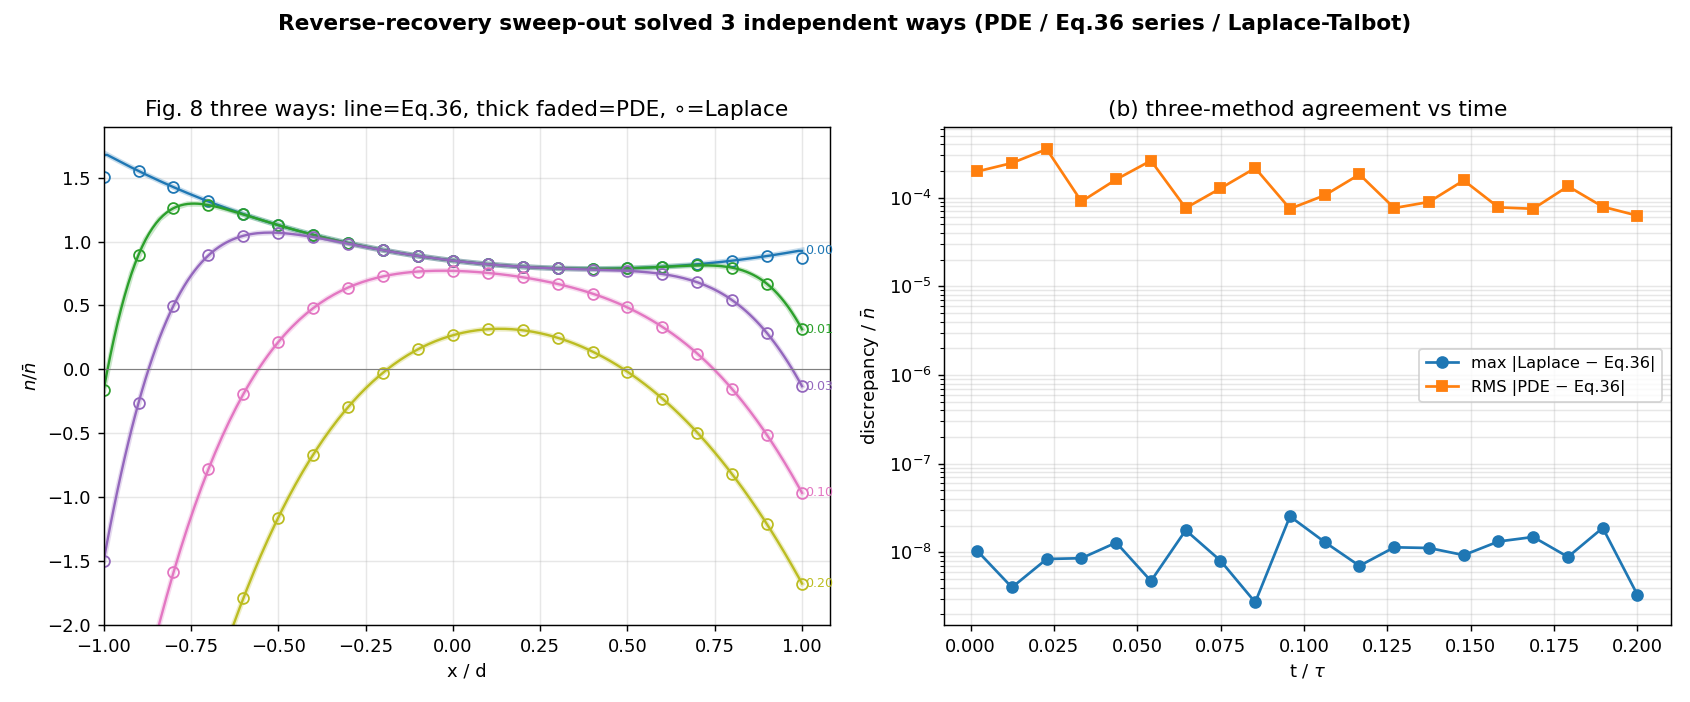

This figure's Python source:
"""
fig8_three_methods.py -- Fig. 8 sweep-out profiles solved THREE independent ways.

Overlays, at the same conditions (d/L=1, iR=10 iF, t/tau = 0 ... 0.2):
  * finite-difference ambipolar PDE      (solve_transient)   -- solid lines
  * Fourier eigenfunction series Eq.36   (n_analytic)        -- dots
  * Laplace transform + Talbot inversion (n_laplace)         -- open circles

The three share no code (grid solver / sine-series / operational-calculus).
Their agreement (right panel: max |Laplace - Eq.36| and RMS |PDE - Eq.36| vs
time) is the correctness check, in the spirit of the SOI Fig.4 three-method
validation.
"""
import os
import numpy as np
import matplotlib
matplotlib.use("Agg")
import matplotlib.pyplot as plt

from benda_spenke_model import Device, n_analytic, solve_transient
from laplace_solver import profile_laplace, n_laplace

HERE = os.path.dirname(__file__)
TIMES = [0.0, 0.01, 0.03, 0.10, 0.20]


def main():
    dev = Device(d_over_L=1.0)
    iR = 10 * dev.iF
    x = np.linspace(-dev.d, dev.d, 201)
    xg, tg, N = solve_transient(dev, iR, 0.22 * dev.tau, nt=9000)
    xs_sparse = np.linspace(-dev.d, dev.d, 21)     # sparse markers for Laplace

    fig, (ax1, ax2) = plt.subplots(1, 2, figsize=(13, 5.4))

    for tf in TIMES:
        t = tf * dev.tau
        na = n_analytic(dev, x, t if tf > 0 else 1e-9 * dev.tau, iR) / dev.nbar
        line, = ax1.plot(x / dev.d, na, lw=1.3)          # Eq.36 as the base line
        c = line.get_color()
        # PDE (solid faded, sampled) -- overlay
        k = int(round(tf * dev.tau / (tg[1] - tg[0])))
        k = min(k, len(tg) - 1)
        ax1.plot(xg[::8] / dev.d, N[k, ::8] / dev.nbar, "-", color=c, lw=3,
                 alpha=0.25)
        # Laplace (open circles at sparse x)
        tl = t if tf > 0 else 1e-4 * dev.tau
        nl = profile_laplace(dev, xs_sparse, tl, iR) / dev.nbar
        ax1.plot(xs_sparse / dev.d, nl, "o", mfc="none", mec=c, ms=6)
        ax1.text(1.01, na[-1], f"{tf:.2f}", fontsize=7, color=c, va="center")

    ax1.axhline(0, color="gray", lw=0.6)
    ax1.set_xlabel("x / d"); ax1.set_ylabel(r"$n/\bar n$")
    ax1.set_title("Fig. 8 three ways: line=Eq.36, thick faded=PDE, ∘=Laplace")
    ax1.set_xlim(-1, 1.08); ax1.set_ylim(-2.0, 1.9); ax1.grid(alpha=0.3)

    # ---- agreement vs time ----
    tfs = np.linspace(0.002, 0.20, 20)
    dLA, dPA = [], []
    for tf in tfs:
        t = tf * dev.tau
        na = n_analytic(dev, x, t, iR)
        nl = np.array([n_laplace(dev, float(xi), t, iR) for xi in x])
        k = int(round(t / (tg[1] - tg[0]))); k = min(k, len(tg) - 1)
        npde = np.interp(x, xg, N[k])
        dLA.append(np.max(np.abs(nl - na)) / dev.nbar)
        dPA.append(np.sqrt(np.mean(((npde - na) / dev.nbar) ** 2)))
    ax2.semilogy(tfs, dLA, "o-", label="max |Laplace − Eq.36|")
    ax2.semilogy(tfs, dPA, "s-", label="RMS |PDE − Eq.36|")
    ax2.set_xlabel(r"t / $\tau$"); ax2.set_ylabel(r"discrepancy / $\bar n$")
    ax2.set_title("(b) three-method agreement vs time")
    ax2.grid(alpha=0.3, which="both"); ax2.legend(fontsize=9)

    fig.suptitle("Reverse-recovery sweep-out solved 3 independent ways "
                 "(PDE / Eq.36 series / Laplace-Talbot)", fontweight="bold")
    fig.tight_layout(rect=[0, 0, 1, 0.95])
    out = os.path.join(HERE, "fig8_three_methods.png")
    fig.savefig(out, dpi=130); print("wrote", out)
    print(f"  max |Laplace-Eq.36|/nbar over t = {max(dLA):.2e}")
    print(f"  max RMS |PDE-Eq.36|/nbar over t = {max(dPA):.2e}")


if __name__ == "__main__":
    main()
